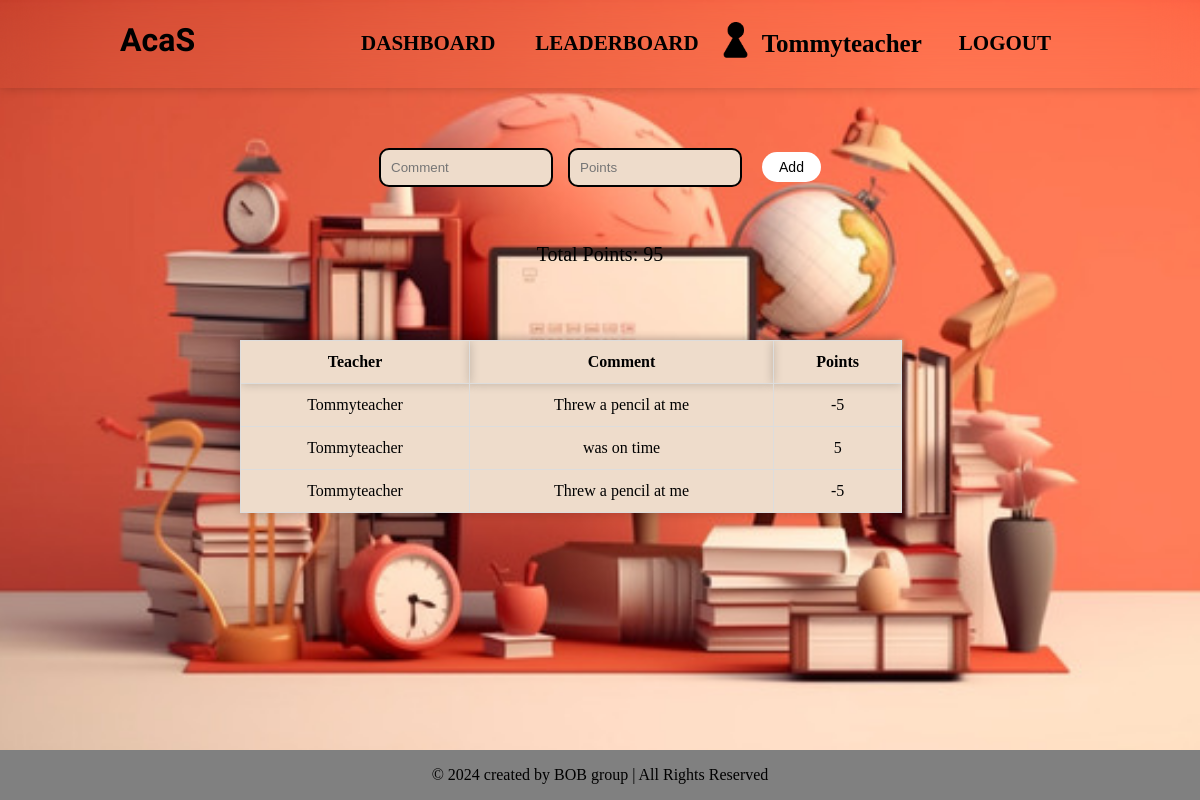
/student/3/grades (signed in), run on the app's committed database.
### tables this page shows
CREATE TABLE teachers
(id INTEGER PRIMARY KEY, username TEXT, password TEXT, email varchar(255), resetpassword int);

CREATE TABLE points
(id INTEGER PRIMARY KEY, studentid INTEGER NOT NULL,
teacherid INTEGER NOT NULL, comment TEXT, points INTEGER, pointsTo TEXT);

### app.py (the view, shortened to what this page needs)
@app.route("/student/<studentid>/grades", methods=['GET', 'POST'])
def student_grades(studentid):
    if ((ensureParent() and parentHasStudent(studentid)) or ensureStudent(studentid) or ensureTeacher()):
        if request.method == "GET":
            student = Student()
            grades = student.get_points(studentid, "grades")
            return render_template("grades.html", title="Student Grades", grades=grades, student_num = studentid)
    return "Unauthorized", 401

### app.py (called while the page is built)
def ensureStudent(id = None):
    if (id):
        return (session.get("type") == "student") and (session.get("userid") == id)
    else:
        return (session.get("type") == "student")

def ensureParent(id = None):
    print(session.get("type"), session.get("userid"))
    if (id):
        return (session.get("type") == "parent") and (session.get("userid") == id)
    else:
        return (session.get("type") == "parent")

def ensureTeacher(id = None):
    if (id):
        return (session.get("type") == "teacher") and (session.get("userid") == id)
    else:
        return (session.get("type") == "teacher")

### templates/grades.html
{% with title=title %}
    {% include "components/header.html" %}
{% endwith %}
{% if session['type'] == 'teacher' %}
<form action="/student/{{ student_num }}/grades" method="POST" class="form-container">
    <div class="form-group">
        <input type="text" name="comment" id="comment" placeholder="Comment" class="comment-input">
        <input type="number" name="points" id="points" placeholder="Points" class="points-input">
        <input type="submit" value="Add" class="add-button">
    </div>
</form>
{% endif %}
<div>
    <div class="containerdd">
        <div class="Tpoints">
            <p>Total Points: {{ grades.totalPoints}}</p>
        </div>
        <div class="teacher-info">
            <table>
                <tr>
                    <th>Teacher</th>
                    <th>Comment</th>
                    <th>Points</th>
                </tr>
                {% for i in range(grades.comments|length) %}
                <tr>
                    <td>{{ grades.teachers[i] }}</td>
                    <td>{{ grades.comments[i] }}</td>
                    <td>{{ grades.points[i] }}</td>
                </tr>
                {% endfor %}
            </table>
        </div>
    </div>
</div>
{% include "components/footer.html" %}
</body>
</html>

### templates/components/header.html (shortened to what this page needs)
<!DOCTYPE html>
<html lang="en">
<head>
    <link rel= "stylesheet" type= "text/css" href= "{{ url_for('static',filename='styles/style.css') }}">
    <link href='https://unpkg.com/boxicons@2.1.4/css/boxicons.min.css' rel='stylesheet'>
</head>
<body>
 {% if nobar != 'true' %}
 <header>
    <div class="container">
        <logo><h1>AcaS</h1></logo>
        <nav>
            <ul>
                <li>
                    {% if session['type'] == 'student' %}
                        <a {{ "class=active" if active == 'dashboard' else "" }} href="{{ '/student/' + session['userid'] }}"><h1>Dashboard</h1></a>
                    {% elif session['type'] == 'teacher' %}
                        <a {{ "class=active" if active == 'dashboard' else "" }} href="{{ '/teacher/' + session['userid'] }}"><h1>Dashboard</h1></a>
                    {% else %}
                        <a {{ "class=active" if active == 'dashboard' else "" }} href="{{ '/parent/' + session['userid'] }}"><h1>Dashboard</h1></a>
                    {% endif %}
                </li>
                <li><a  {{ "class=active" if active == 'leaderboard' else "" }} href="/leaderboard"><h1>Leaderboard</h1></a></li>
                <li class="username">
                    <img src="{{ url_for('static',filename='images/profile.png') }}" alt="">
                    <span>{{ session['username'] }}</span>
                </li>
                <li>
                    <a href="/logout"><h1>Logout</h1></a>
                </li>
            </ul>
        </nav>
    </div>
</header>
 {% endif %}

### static/styles/style.css (style rules this page uses)
body { margin: 0; }
header { backdrop-filter: blur(20px); box-shadow: 0 0 10px rgba(0, 0, 0, .2); }
header::after { content: ''; display: table; clear: both; }
.container { width: 80%; margin: 0 auto; }
logo { float: left; padding: 0 0; font-family: "Felipa", serif; font-weight: 400; font-style: normal; }
nav { float: right; }
nav ul { display: flex; margin: 4px; padding: 5px; list-style: none; }
nav a { margin: 0 20px; text-transform: uppercase; font-size: 14px; display: block; color: black; text-align: center; padding: 5px 0px; text-decoration: none; transition: box-shadow 0.3s; border-radius: 10px; }
nav .username img { width: 15%; }
nav .username { font-weight: bold; font-size: 25px; display: inline-flex; align-items: center; }
nav .username span { margin: 0 0 0 10px; }
body { background-color: white; }
.containerdd { position: relative; display: flex; flex-direction: column; align-items: center; justify-content: center; height: 60vh; }
.Tpoints { position: absolute; top: 10%; transform: translateY(-50%); text-align: center; display: flex; flex-direction: column; width: 150px; height: 100px; border-radius: 20px; margin: 20px; justify-content: center; align-items: center; font-size: 20px; animation: rainbowBackground 4s infinite, rainbowBoxShadow 4s infinite; background-color: transparent; }
.teacher-info { margin: 0 auto; width: 60%; }
.teacher-info table { width: 92%; border-collapse: collapse; box-shadow: 0 0 10px rgba(0, 0, 0, .2); }
body { background: url('../images/photo3.jpg') no-repeat; height: 100vh; background-position: center; background-size: cover; }
.teacher-info table { width: 92%; border-collapse: collapse; background-color: #EEDCCB; }
.teacher-info th, .teacher-info td { border: 1px solid #ddd; padding: 12px; text-align: center; }
.teacher-info th { box-shadow: 0 0 10px rgba(0, 0, 0, .2); animation: rainbowBackground 4s infinite; }
.form-container { display: flex; justify-content: center; align-items: center; flex-wrap: wrap; margin-top: 50px; }
.form-group { display: flex; justify-content: center; align-items: center; }
.form-group input { width: 150px; }
.comment-input, .points-input { background-color: #EEDCCB; border: 2px solid ; border-radius: 10px; padding: 10px; margin-top: 10px; width: 40%; transition: background-color 0.3s; animation: rainbowborder 4s infinite }
.comment-input { margin-right: 10px; }
.points-input { margin-left: 10px; }
.form-group .add-button { width: 50%; height: 30px; background: white; border: 2px solid rgba(255, 255, 255, .2); border-radius: 20px; font-size: 14px; color: black; padding: 5px 15px; cursor: pointer; transition: background-color 0.3s, color 0.3s, box-shadow 0.3s; margin-top: 10px; margin-left: 20px; animation: rainbowBackground 4s infinite; }
.form-group input[name="points"] { margin-top: 10px; margin-left: 5px; }

### data on the page
teachers: username "Tommyteacher", username "Tommyteacher" "Tommyteacher" "Tommyteacher"
points: comment "Threw a pencil at me"
points: comment "was on time"
points: comment "Threw a pencil at me"

### other printed values
{{ grades.totalPoints }} "95"
{{ grades.points[i] }} "-5" "5" "-5"
